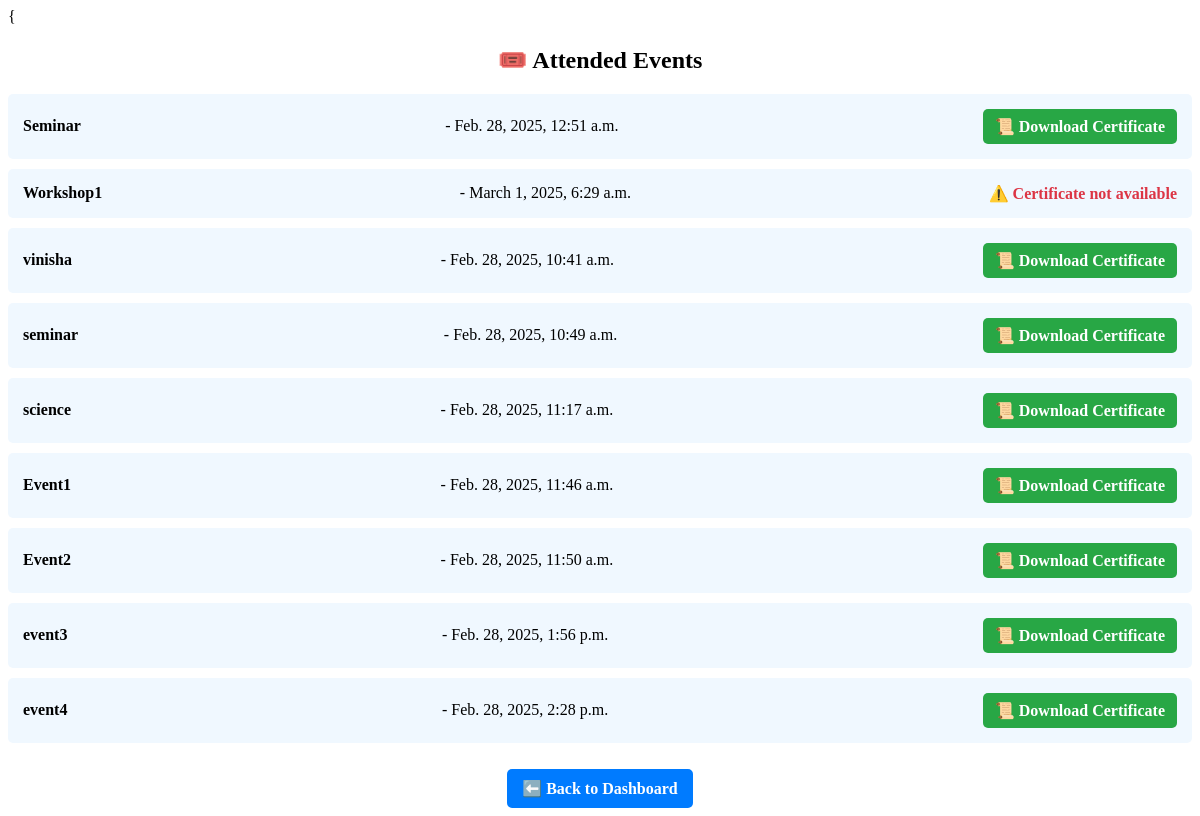
The page /attended_events (signed in) on the database its author committed.
### myapp/models.py (models this page shows, shortened)
class EventParticipant(models.Model):
    event = models.ForeignKey(Event, on_delete=models.CASCADE)
    participant = models.ForeignKey(CustomUser, on_delete=models.CASCADE)
    status = models.CharField(max_length=10, choices=[('Present', 'Present'), ('Absent', 'Absent')], blank=True, null=True)
    certificate = models.ImageField(upload_to="certificates/", blank=True, null=True)

class Event(models.Model):
    STATUS_CHOICES = [
        ('pending', 'Pending'),
        ('approved', 'Approved'),
        ('disapproved', 'Disapproved'),
    ]
    name = models.CharField(max_length=255)
    description = models.TextField()
    date = models.DateTimeField(default=now,null=False,blank=False)
    venue = models.ForeignKey(Venue,on_delete=models.SET_NULL, null=True, blank=True)
    organizer = models.ForeignKey(CustomUser, on_delete=models.CASCADE)
    department = models.ManyToManyField("Department", blank=True)
    status = models.CharField(max_length=20, choices=STATUS_CHOICES, default='pending')
    certificate_template = models.ImageField(upload_to="certificate_templates",null=True,blank=True)
    notified = models.BooleanField(default=False)
    created_at = models.DateTimeField(auto_now_add=True)

### myapp/views.py (the view)
# urls.py: path('attended_events',views.attended_events,name='attended_events'),
def attended_events(request):
    attended = EventParticipant.objects.filter(participant=request.user, status="Present").select_related("event")
    return render(request, "attended_events.html", {"attended_events": attended})

### templates/attended_events.html (shortened to what this page needs)
{{% block content %}
<div class="container">
    <h2>🎟️ Attended Events</h2>
    {% if attended_events %}
        <ul class="event-list">
            {% for record in attended_events %}
                <li>
                    <strong>{{ record.event.name }}</strong> - {{ record.event.date }}
                    {% if record.certificate %}
                        <a href="{{ record.certificate.url }}" class="btn-download" download>📜 Download Certificate</a>
                    {% else %}
                        <span class="no-certificate">⚠️ Certificate not available</span>
                    {% endif %}
                </li>
            {% endfor %}
        </ul>
    {% else %}
        <p class="no-events">You haven't attended any events yet.</p>
    {% endif %}
    <a href="{% url 'participant_dashboard' %}" class="btn">⬅️ Back to Dashboard</a>
</div>
{% endblock %}

### templates/attended_events.html (style rules this page uses)
.container { text-align: center; margin-top: 20px; }
.event-list { list-style-type: none; padding: 0; }
.event-list li { background: #f0f8ff; padding: 15px; margin: 10px 0; border-radius: 5px; display: flex; justify-content: space-between; align-items: center; }
.btn-download { background: #28a745; color: white; padding: 8px 12px; border-radius: 5px; text-decoration: none; font-weight: bold; }
.no-certificate { color: #dc3545; font-weight: bold; }
.btn { display: inline-block; background-color: #007bff; color: white; padding: 10px 15px; border-radius: 5px; font-size: 16px; font-weight: bold; text-decoration: none; margin-top: 10px; }

### rows shown on the page
EventParticipant: event.name "Seminar", event "Feb. 28, 2025, 12:51 a.m."
EventParticipant: event.name "Workshop1", event "March 1, 2025, 6:29 a.m.", certificate "⚠️ Certificate not available"
EventParticipant: event.name "vinisha", event "Feb. 28, 2025, 10:41 a.m."
EventParticipant: event.name "seminar", event "Feb. 28, 2025, 10:49 a.m."
EventParticipant: event.name "science", event "Feb. 28, 2025, 11:17 a.m."
EventParticipant: event.name "Event1", event "Feb. 28, 2025, 11:46 a.m."
EventParticipant: event.name "Event2", event "Feb. 28, 2025, 11:50 a.m."
EventParticipant: event.name "event3", event "Feb. 28, 2025, 1:56 p.m."
EventParticipant: event.name "event4", event "Feb. 28, 2025, 2:28 p.m."
